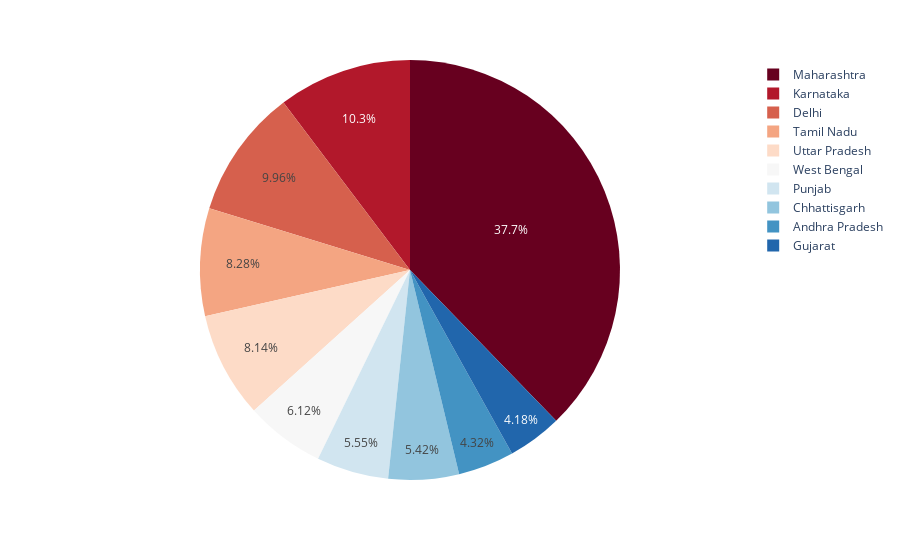

Here is the notebook cell this chart was saved with:
### Code cell
state_df = df.groupby('State/UnionTerritory').tail(1) # gets the last date in each group

fig = px.bar(state_df, x=state_df.nlargest(10, 'Confirmed')['State/UnionTerritory'],
             y=state_df.nlargest(10, 'Confirmed')['Confirmed'], 
             text=state_df.nlargest(10, 'Confirmed')['Confirmed'], labels={'x':'State/UnionTerritory', 'y':'No of Cases'})
fig.update_layout(xaxis_tickangle=-45, plot_bgcolor='white', height=500,
                     xaxis=dict(showline=True,
                               linecolor='rgb(255, 173, 5)',
                               linewidth=2),
                  yaxis=dict(showline=True,
                            linecolor='rgb(255, 173, 5)',
                            linewidth=3)
                     )
fig.update_traces(textposition='outside', texttemplate='%{text:.2s}', 
                      marker=dict(color='rgb(124, 175, 196)'))
#State with most deaths; bar chart

fig = px.bar(state_df, x=state_df.nlargest(10, 'Deaths')['State/UnionTerritory'], 
             y=state_df.nlargest(10, 'Deaths')['Deaths'], title='No of Deaths top 10 States',
            labels={'x':'State/UnionTerritory', 'y':'Deaths'})
fig.update_traces(marker_color='#A3320B')
fig.update_layout(plot_bgcolor='white', xaxis_tickangle=-45, xaxis=dict(showline=True, linecolor='#6B0504'))
fig
#State with most deaths; pie chart

fig = px.pie(state_df, values=state_df.nlargest(10, 'Deaths')['Deaths'], 
             names=state_df.nlargest(10, 'Deaths')['State/UnionTerritory'], 
             color_discrete_sequence=px.colors.sequential.RdBu)
fig

### Figure 1 — Plotly figure (JSON) as saved in the notebook; plotly's stock layout.template omitted (floating-point values rounded to 4 significant figures)
{"data": [{"domain": {"x": [0.0, 1.0], "y": [0.0, 1.0]}, "hovertemplate": "label=%{label}<br>value=%{value}<extra></extra>", "labels": ["Maharashtra", "Karnataka", "Delhi", "Tamil Nadu", "Uttar Pradesh", "West Bengal", "Punjab", "Chhattisgarh", "Andhra Pradesh", "Gujarat"], "legendgroup": "", "name": "", "showlegend": true, "type": "pie", "values": [83780.0, 22840.0, 22110.0, 18370.0, 18070.0, 13580.0, 12320.0, 12040.0, 9580.0, 9269.0]}], "layout": {"legend": {"tracegroupgap": 0}, "margin": {"t": 60}, "piecolorway": ["rgb(103,0,31)", "rgb(178,24,43)", "rgb(214,96,77)", "rgb(244,165,130)", "rgb(253,219,199)", "rgb(247,247,247)", "rgb(209,229,240)", "rgb(146,197,222)", "rgb(67,147,195)", "rgb(33,102,172)", "rgb(5,48,97)"]}}
